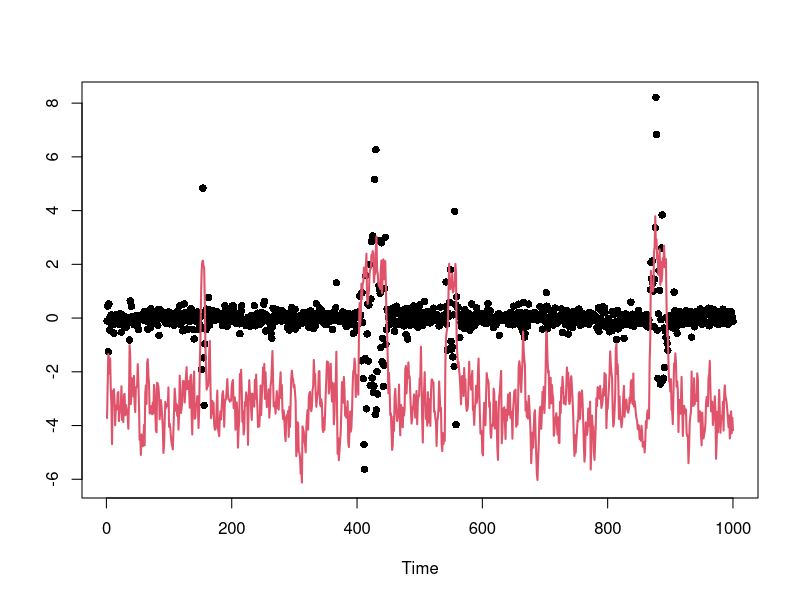
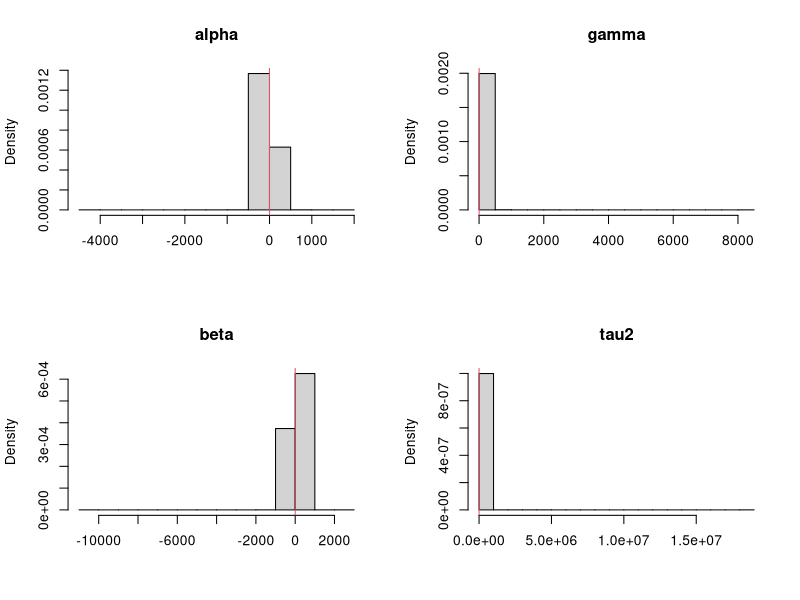

Generate these figures, in order, with R: (Note: this script raises an error after producing the figures.)
library(msm)
svm.pl = function(y,alphas,betas,tau2s,ps,qs,xs,zs){#,b0,B0,c0,d0){
  n      = length(y)
  
  N      = length(xs)
  nmix   = 7  
  mu     = matrix(c(-11.40039,-5.24321,-9.83726,1.50746,-0.65098,0.52478,-2.35859),
                  N,nmix,byrow=TRUE)
  sig2   = matrix(c(5.795960,2.613690,5.179500,0.167350,0.640090,0.340230,1.262610),
                  N,nmix,byrow=TRUE)
  q      = matrix(c(0.007300,0.105560,0.000020,0.043950,0.340010,0.245660,0.257500),
                  N,nmix,byrow=TRUE) 

  quants = array(0,c(n,8,3))
  z      = log(y^2)
#   z = y
  s      = matrix(0,N,15)
  zmean=rep(0,n)
  
  s[,1] = 1/B0[1]
  s[,2] = 0
  s[,3] = 0
  s[,4] = 1/B0[2]
  s[,5] = 0
  s[,6] = 1/B0[2]
  s[,7] = s[,1]*b0[1]+s[,2]*b0[2]+s[,3]*b0[3]
  s[,8] = s[,2]*b0[1]+s[,4]*b0[2]+s[,5]*b0[3]
  s[,9] = s[,3]*b0[1]+s[,5]*b0[2]+s[,6]*b0[3]
  s[,10] = c0
  s[,11] = d0
  s[,12] = 0
  s[,13] = 0
  s[,14] = 0
  s[,15] = 0
  blk.A = s[,4]*s[,6] - s[,5]^2
  blk.B = -(s[,2]*s[,6]-s[,3]*s[,5])
  blk.C = s[,2]*s[,5]-s[,3]*s[,5]
  #   blk.D = blk.B
  blk.E = s[,1]*s[,6]-s[,3]^2
  blk.F = -(s[,3]*s[,5]-s[,2]*s[,3])
  #   blk.G = blk.C
  #   blk.H = blk.F
  blk.I  = s[,1]*s[,4]-s[,2]^2
  
  m    = s[,1]*blk.A + s[,2] * blk.B + s[,3] * blk.C
  b1   = (s[,7]*blk.A + s[,8] * blk.B + s[,9] * blk.C)/m
  b2   = (s[,7]*blk.B + s[,8] * blk.E + s[,9] * blk.F)/m
  b3   = (s[,7]*blk.C + s[,8] * blk.F + s[,9] * blk.I)/m
  
  for (t in 1:n){
    #print(t)
    mus1    = matrix(alphas+gammas+betas*xs,N,nmix)
    mus    = matrix(alphas+betas*xs,N,nmix)
    #     print(mus[1,])
    #     scan(n=1)
#     probs  = q*dnorm(z[t],mus+mu,sqrt(sig2+tau2s))
    probs = q*(dnorm(z[t],mus1+mu,sqrt(sig2+tau2s))*(qs*zs+(1-zs)*(1-ps)) + dnorm(z[t],mus+mu,sqrt(sig2+tau2s))*((1-zs)*ps+zs*(1-qs)))
    
    weight = apply(probs,1,sum)
    k      = sample(1:N,size=N,replace=TRUE,prob=weight)
    #     print(probs[1,])
    #     scan(n=1)
    
    xs1    = xs[k]
    zs1    = zs[k]
    probs  = probs[k,]
    mus    = mus[k,]
    mus1   = mus1[k,]
    alphas = alphas[k]
    gammas = gammas[k]
    betas  = betas[k]
    tau2s  = tau2s[k]
    ps = ps[k]
    qs = qs[k]
    so     = s[k,]
    b1o  = b1[k]
    b2o  = b2[k]    
    b3o  = b3[k]
    
    
    zero.index = zs1 == 0
    one.index = zs1 == 1
    ll = sum(zero.index)
    #     zs = zz[t+1,]
    pp = q*dnorm(z[t],mus+mu,sqrt(sig2+tau2s))*((1-zs)*ps+zs*(1-qs))
    qq = q*dnorm(z[t],mus1+mu,sqrt(sig2+tau2s))*(qs*zs+(1-zs)*(1-ps))
    den = q*(dnorm(z[t],mus1+mu,sqrt(sig2+tau2s))*(qs*zs+(1-zs)*(1-ps)) + dnorm(z[t],mus+mu,sqrt(sig2+tau2s))*((1-zs)*ps+zs*(1-qs)))
    ppp = apply(pp/den,1,sum)
    qqq = apply(qq/den,1,sum)
    zs[zero.index]     = rbinom(ll,1,1-ppp[zero.index])
    zs[one.index]      = rbinom(N-ll,1,qqq[one.index])
    
    
    tau2ss = matrix(tau2s,N,nmix)
    vars   = 1/(1/sig2+1/tau2ss)
    sds    = sqrt(vars)
    means  = vars*((z[t]-mu)/sig2 + (alphas+gammas*zs+betas*xs)/tau2ss)
    for (i in 1:N){
      comp  = sample(1:nmix,size=1,prob=probs[i,])
      xs[i] = rnorm(1,means[i,comp],sds[i,comp])
    }
    

    
    s[,1]  = so[,1] + 1
    s[,2]  = so[,2] + zs1
    s[,3]  = so[,3] + xs1
    s[,4]  = so[,4] + zs1^2
    s[,5]  = so[,5] + zs1*xs1
    s[,6]  = so[,6] + xs1^2
    s[,7]  = so[,7] + xs
    s[,8]  = so[,8] + xs*zs1
    s[,9]  = so[,9] + xs*xs1
    s[,10]  = so[,10] + 1
    
    s[zero.index,12] = so[zero.index,12]+zs1[zero.index]-zs[zero.index]+1
    s[zero.index,13] = so[zero.index,13]+zs[zero.index]
    s[one.index,14] = so[one.index,14]+zs1[one.index]-zs[one.index]
    s[one.index,15] = so[one.index,15]+zs[one.index]-zs1[one.index]+1
    
    blk.A = s[,4]*s[,6] - s[,5]^2
    blk.B = -(s[,2]*s[,6]-s[,3]*s[,5])
    blk.C = s[,2]*s[,5]-s[,3]*s[,4]
    #   blk.D = blk.B
    blk.E = s[,1]*s[,6]-s[,3]^2
    blk.F = -(s[,1]*s[,5]-s[,2]*s[,3])
    #   blk.G = blk.C
    #   blk.H = blk.F
    blk.I  = s[,1]*s[,4]-s[,2]^2
      
    
    # determinant of Binv matrix
    m    = s[,1]*blk.A + s[,2] * blk.B + s[,3] * blk.C
    
    # b_{t} =  inv(Binv_{t}) x (Binv_{t-1} * b_{t-1})     
    b1   = (s[,7]*blk.A + s[,8] * blk.B + s[,9] * blk.C)/m
    b2   = (s[,7]*blk.B + s[,8] * blk.E + s[,9] * blk.F)/m
    b3   = (s[,7]*blk.C + s[,8] * blk.F + s[,9] * blk.I)/m
    
    s[,11]  = so[,11] + (xs-b1-b2*zs1-b3*xs1)*xs + (b1o-b1)*so[,7]+(b2o-b2)*so[,8]+(b3o-b3)*so[,9]

    tau2s  = 1/rgamma(N,s[,10]/2,s[,11]/2)
    std    = sqrt(tau2s/m)
    
    norm   = cbind(rnorm(N,0,std),rnorm(N,0,std),rnorm(N,0,std))
    
    # cholesky decomposition of B, thus inv(Binv)    
    L11 = sqrt(blk.A)
    L21 = blk.B/L11
    L31 = blk.C/L11
  
    L22 = sqrt(blk.E - L21^2)
    L32 = (blk.F-L31*L21)/L22

    L33 = sqrt(blk.I - L31^2 - L32^2)
    
    alphas = b1 + L11*norm[,1]
    gammas = b2 + L21*norm[,1]+L22*norm[,2]
    #     gamma.mean = b2[b2>0]
    
    #     gammas = rtnorm(N,mean=b2,lower=0)
    betas  = b3 + L31*norm[,1] + L32 * norm[,2] + L33 * norm[,3]
    
        gamma.mean = b2 - 1/s[,4]*(s[,2]*(alphas-b1)+s[,5]*(betas-b3))
        gammas = rtnorm(N,gamma.mean,sd = sqrt(tau2s/s[,4]),lower=0)
    
    ps = rbeta(N,s[,12]+1,s[,13]+1)
    qs = rbeta(N,s[,15]+1,s[,14]+1)
    
    # Storing quantiles
    quants[t,1,] = quantile(alphas,c(0.025,0.5,0.975))
    quants[t,2,] = quantile(gammas,c(0.025,0.5,0.975))
    quants[t,3,] = quantile(betas,c(0.025,0.5,0.975))  
    quants[t,4,] = quantile(tau2s,c(0.025,0.5,0.975))  
    quants[t,5,] = quantile(ps,c(0.025,0.5,0.975))  
    quants[t,6,] = quantile(qs,c(0.025,0.5,0.975))  
    quants[t,7,] = quantile(zs,c(0.025,0.5,0.975))
    quants[t,8,] = quantile(exp(xs/2),c(0.025,0.5,0.975))
    zmean[t] =  mean(zs)
  }
  return(list(quants=quants,zmean=zmean))
}
PL = function(y,alphas,betas,tau2s,ps,qs,xs,zs){
  n      = length(y)
  N      = length(xs)
  quants = array(0,c(n,7,3))
  
  
  
#   zz = matrix(zs,n,N)
  s  = matrix(0,N,15)
  # matrix Binv looks like
  # | s1   s2    s3 |
  # | s2   s4    s5 |
  # | s3   s5    s6 |
  
  s[,1] = 1/B0[1]
  s[,2] = 0
  s[,3] = 0
  s[,4] = 1/B0[2]
  s[,5] = 0
  s[,6] = 1/B0[2]
  s[,7] = s[,1]*b0[1]+s[,2]*b0[2]+s[,3]*b0[3]
  s[,8] = s[,2]*b0[1]+s[,4]*b0[2]+s[,5]*b0[3]
  s[,9] = s[,3]*b0[1]+s[,5]*b0[2]+s[,6]*b0[3]
  s[,10] = c0
  s[,11] = d0
  s[,12] = 1
  s[,13] = 1
  s[,14] = 1
  s[,15] = 1
  
  blk.A = s[,4]*s[,6] - s[,5]^2
  blk.B = -(s[,2]*s[,6]-s[,3]*s[,5])
  blk.C = s[,2]*s[,5]-s[,3]*s[,5]
#   blk.D = blk.B
  blk.E = s[,1]*s[,6]-s[,3]^2
  blk.F = -(s[,3]*s[,5]-s[,2]*s[,3])
#   blk.G = blk.C
#   blk.H = blk.F
  blk.I  = s[,1]*s[,4]-s[,2]^2

  m    = s[,1]*blk.A + s[,2] * blk.B + s[,3] * blk.C
  b1   = (s[,7]*blk.A + s[,8] * blk.B + s[,9] * blk.C)/m
  b2   = (s[,7]*blk.B + s[,8] * blk.E + s[,9] * blk.F)/m
  b3   = (s[,7]*blk.C + s[,8] * blk.F + s[,9] * blk.I)/m
  

  for (t in 1:n){
#     zs = zz[t,]
    # Resampling
    mus    = alphas+gammas+betas*xs
    stdevs = exp(mus/2)
    stdevs1 = exp((alphas+betas*xs)/2)
    weight = dnorm(y[t],0,stdevs)*(qs+(1-zs)*(1-ps)) + dnorm(y[t],0,stdevs1)*((1-zs)*ps+zs*(1-qs))
#     weight = dnorm(y[t],0,stdevs)
    k      = sample(1:N,size=N,replace=T,prob=weight)
    alphas = alphas[k]
    betas  = betas[k]
    tau2s  = tau2s[k]
    gammas = gammas[k]
    ps = ps[k]
    qs = qs[k]
    
    mus    = mus[k]
    xs1    = xs[k]
    zs1    = zs[k]
    sig2s = exp(xs1)
    # Propagating
    vars   = 1/(1/sig2s+1/tau2s)
    sds    = sqrt(vars)
    means  =  vars*(mus/tau2s +y[t]/sig2s)
    zero.index = zs1 == 0
    one.index = zs1 == 1
    ll = sum(zero.index)
    #     zs = zz[t+1,]
    zs[zero.index]     = rbinom(ll,1,1-ps[zero.index])
    zs[one.index]      = rbinom(N-ll,1,qs[one.index])
#     mus    = alphas+gammas*zs+betas*xs1
    xs     = rnorm(N,means,sds)
    xs = alphas+betas*xs + gammas*zs + rnorm(N,0,sqrt(tau2s))

#     print(zs)
#     print(qs)
#     print(ps)
    so     = s[k,]
#     print(s[,12:15])
#     print(so[,12:15])
#     print(k)
#     scan(n=1)
    b1o  = b1[k]
    b2o  = b2[k] 
    b3o  = b3[k]
    # Updating sufficient stats
    s[,1]  = so[,1] + 1
    s[,2]  = so[,2] + zs1
    s[,3]  = so[,3] + xs1
    s[,4]  = so[,4] + zs1^2
    s[,5]  = so[,5] + zs1*xs1
    s[,6]  = so[,6] + xs1^2
    s[,7]  = so[,7] + xs
    s[,8]  = so[,8] + xs*zs1
    s[,9]  = so[,9] + xs*xs1
    s[,10]  = so[,10] + 1
    
    s[zero.index,12] = so[zero.index,12]+zs1[zero.index]-zs[zero.index]+1
    s[zero.index,13] = so[zero.index,13]+zs[zero.index]
    s[one.index,14] = so[one.index,14]+zs1[one.index]-zs[one.index]
    s[one.index,15] = so[one.index,15]+zs[one.index]-zs1[one.index]+1
#     
#     print(s[,12:15])
#     print(zs1)
#     print(zs)
#     print(zs1[zero.index]-zs[zero.index]+1)
#     print(zs[zero.index])
#     print(zs1[one.index]-zs[one.index])
#     print(zs[one.index]-zs1[one.index]+1)
#     scan(n=1)
    blk.A = s[,4]*s[,6] - s[,5]^2
    blk.B = -(s[,2]*s[,6]-s[,3]*s[,5])
    blk.C = s[,2]*s[,5]-s[,3]*s[,4]
    #   blk.D = blk.B
    blk.E = s[,1]*s[,6]-s[,3]^2
    blk.F = -(s[,1]*s[,5]-s[,2]*s[,3])
    #   blk.G = blk.C
    #   blk.H = blk.F
    blk.I  = s[,1]*s[,4]-s[,2]^2
    
    
#     ti = scan(n=1)
#     print(s[ti,])
    
    
    # determinant of Binv matrix
    m    = s[,1]*blk.A + s[,2] * blk.B + s[,3] * blk.C
    
#     AA = matrix(c(s[ti,1],s[ti,2],s[ti,3],s[ti,2],s[ti,4],s[ti,5],s[ti,3],s[ti,5],s[ti,6]),3,3)
#     
#     print(solve(AA))
#     print(AA)
#     print(matrix(c(blk.A[ti],blk.B[ti],blk.C[ti], blk.B[ti],blk.E[ti], blk.F[ti], blk.C[ti], blk.F[ti], blk.I[ti]),3,3)/m[ti])
#      print(c(blk.A[1]/m[1],blk.B[1]/m[1],blk.C[1]/m[1]))
#      print(solve(AA))
    # b_{t} =  inv(Binv_{t}) x (Binv_{t-1} * b_{t-1})     
    b1   = (s[,7]*blk.A + s[,8] * blk.B + s[,9] * blk.C)/m
    b2   = (s[,7]*blk.B + s[,8] * blk.E + s[,9] * blk.F)/m
    b3   = (s[,7]*blk.C + s[,8] * blk.F + s[,9] * blk.I)/m
#

#     print('b2')
#     print((s[,7]*blk.B)[ti])
# print((blk.F)[ti])
# print((s[,9])[ti])
#     print(m[ti])
#     print(b2[ti])
#     F.new = rbind(1,zs1[ti],xs1[ti])
#     C.old = diag(B0,3)
#     Q = 1
# #     print(zs1[ti])
#     D1 = t(F.new) %*% C.old%*% F.new + Q 
#       
#       
#       #       C0 = diag(B0,2)
#       #       print( C0 %*%F.new[,j]  %*% solve(D1) %*% (xs[1]-t(F.new[,j])%*%b0))
#       CF = C.old %*% F.new
# #       
#       D.new = t(F.new)  %*% CF +Q
#       D.inv = solve(D.new)
# #       print(D.inv)
#     
#       m.old = b0
# #       print(D.new)
# #       print(CF %*% D.inv %*% (xs[j]-t(F.new[,j]) %*% m.old[j,]))
# #       m.old = m.old + CF %*% D.inv %*% (xs[1]-t(F.new) %*% m.old)
# #     print(D.inv %*% (xs[3]-t(F.new) %*% m.old))
#     
#       C.old = C.old - CF %*% D.inv  %*% t(F.new) %*% C.old
#       d0 = d0 + t(xs[ti]-t(F.new)%*% m.old)%*% D.inv %*% (xs[ti]-t(F.new) %*% m.old)
#     m.old = m.old + CF %*% D.inv %*% (xs[ti]-t(F.new) %*% m.old)
#     print(d0)
#     print(C.old)
#     print(chol(C.old))
#     print(m.old)
#     print(c(b1[ti],b2[ti],b3[ti]))
#     print(F.new)
#     print(m.old)
#     print(c(b1o[3],b2o[3],b3o[3]))
#     print(c(zs1[3],xs1[3]))
#     print(((xs-b1-b2*zs1-b3*xs1)*xs+(b1o-b1)*so[,7]+(b2o-b2)*so[,8]+(b3o-b3)*so[,9])[3])
#       print(m.old)
#     print(c(b1[1],b2[1],b3[1]))
#     scan(n=1)
#     
    #print(xs)
    s[,11]  = so[,11] + (xs-b1-b2*zs1-b3*xs1)*xs + (b1o-b1)*so[,7]+(b2o-b2)*so[,8]+(b3o-b3)*so[,9]
#     print(s[ti,11])
    tau2s  = 1/rgamma(N,s[,10]/2,s[,11]/2)
    std    = sqrt(tau2s/m)
    
    norm   = cbind(rnorm(N,0,std),rnorm(N,0,std),rnorm(N,0,std))
    
    # cholesky decomposition of B, thus inv(Binv)
    
    L11 = sqrt(blk.A)
#     print(L11[ti])
    L21 = blk.B/L11
#     print(L21[ti])
    L31 = blk.C/L11
#     print(L31[ti])
    
    L22 = sqrt(blk.E - L21^2)
#     print(L22[ti])
    L32 = (blk.F-L31*L21)/L22
#     print(L32[ti])
    L33 = sqrt(blk.I - L31^2 - L32^2)
#     print(L33[ti]))
    
    alphas = b1 + L11*norm[,1]
    gammas = b2 + L21*norm[,1]+L22*norm[,2]
#     gamma.mean = b2[b2>0]
    
#     gammas = rtnorm(N,mean=b2,lower=0)
    betas  = b3 + L31*norm[,1] + L32 * norm[,2] + L33 * norm[,3]
    
#     gamma.mean = b2 - 1/s[,4]*(s[,2]*(alphas-b1)+s[,5]*(betas-b3))
#     gammas = rtnorm(N,gamma.mean,sd = sqrt(tau2s/s[,4]),lower=0)
    
    ps = rbeta(N,s[,12]+1,s[,13]+1)
    qs = rbeta(N,s[,15]+1,s[,14]+1)
    # Storing quantiles
    quants[t,1,] = quantile(alphas,c(0.025,0.5,0.975))
    quants[t,2,] = quantile(gammas,c(0.025,0.5,0.975))
    quants[t,3,] = quantile(betas,c(0.025,0.5,0.975))  
    quants[t,4,] = quantile(tau2s,c(0.025,0.5,0.975))  
    quants[t,5,] = quantile(ps,c(0.025,0.5,0.975))  
    quants[t,6,] = quantile(qs,c(0.025,0.5,0.975))  
    quants[t,7,] = quantile(zs,c(0.025,0.5,0.975))

  }
  
  return(quants)
}

# Simulated data
# set.seed(98765)
n     =  1000
alpha =  -1
gamma = 1.5
beta  =  0.7
tau2  =  .4
sig2  =  1.0
tau   = sqrt(tau2)
p0 = .99
q0 = .985

x     = rep(alpha/(1-beta),n+1)
S = rep(0,n+1)
S[1] = rbinom(1,1,p0/(1-q0)/100)
true  = c(alpha,gamma,beta,tau2,p0,q0)
names = c("alpha","gamma","beta","tau2","p","q")


for (t in 2:(n+1))
  {
  if (S[t-1] == 0)
    S[t] = rbinom(1,1,1-p0)
  if (S[t-1] == 1)
    S[t] = rbinom(1,1,q0)

  x[t] = alpha+gamma*S[t]+beta*x[t-1]+tau*rnorm(1)}
x = x[2:(n+1)]
y = rnorm(n,0,exp(x/2))
# print(S)
par(mfrow=c(1,1))
plot(y,ylim=range(x,y),xlab="Time",ylab="",main="",pch=16)
lines(x,col=2,lwd=2)

# data = read.csv('OILPRICE.csv')
# prices = data[,2]
# n = length(prices)
# returns = diff(prices)/prices[1:(n-1)]
# logreturns = log(prices[2:n]/prices[1:(n-1)])[300:(n-1)]
# n = length(logreturns)
# y = returns[300:n]+rnorm(n-299,0,.00001)
# Prior hyperparameters
# ---------------------
m0    = 0.0


C0 = 10
c0    = 1
d0    = 1
tau20 = tau2
b0    = c(alpha,gamma,beta)
B0    = c(1,1,1)/tau20
sC0   = sqrt(C0)
sB0   = sqrt(B0)

# ONE LONG PL FILTER
# ------------------
# set.seed(246521)
N      = 10000
xs     = rnorm(N,m0,sC0)
zs = rbinom(N,1,.5)
tau2s  = 1/rgamma(N,c0/2,d0/2)
taus   = sqrt(tau2s)
alphas = rnorm(N,b0[1],taus*sB0[1])
gammas = rtnorm(N,b0[2],taus*sB0[2],lower=0)
betas  = rnorm(N,b0[3],taus*sB0[3])
ps  = rbeta(N,1,1)
qs = rbeta(N,1,1)
pars   = cbind(alphas,gammas,betas,tau2s,ps,qs)
par(mfrow=c(2,2))
for (i in 1:4){
  hist(pars[,i],prob=TRUE,xlab="",main=names[i])
  abline(v=true[i],col=2)
}
print(date())
# plm    = PL(y,alphas,betas,tau2s,ps,qs,xs,zs)
out   = svm.pl(y,alphas,betas,tau2s,ps,qs,xs,zs)
plm = out$quants

print(date())
cols = c(grey(0.5),1,grey(0.5))
ind  = 20:length(y)
n1   = length(ind)
par(mfrow=c(3,2))
for (i in 1:6){
  ts.plot(plm[ind,i,],xlab="",ylab="",main=names[i],col=cols,ylim=range(plm[ind,i,]))
  abline(h=true[i],lty=2)
}


# par(mfrow=c(1,1))
# ts.plot(cbind(2*plm[,8,2],-2*plm[,8,2]))
# lines(returns*100,col='red')

# ts.plot(out$zmean)
# par(mfrow=c(1,1))
# ts.plot(plm[,7,2],xlab="",ylab="",main="states",col=1,ylim=c(-1,2),lwd=2)
# points(S[2:(n+1)],col='red',ylim=c(-1,2),lwd=1)


# Particle filters
# ----------------
# set.seed(246521)
# N    = 1000
# nsim = 100
# a    = 0.95
# qs   = array(0,c(nsim,n,4,3))
# for (s in 1:nsim){
#   print(s)
#   xs         = rnorm(N,m0,sC0)
#   tau2s      = 1/rgamma(N,c0/2,d0/2)
#   taus       = sqrt(tau2s)
#   alphas     = rnorm(N,b0[1],taus*sB0[1])
#   betas      = rnorm(N,b0[2],taus*sB0[2])
# #   qs[1,s,,,] = LW(y,alphas,betas,tau2s,sig2s,xs,a)
# #   qs[2,s,,,] = Storvik(y,alphas,betas,tau2s,sig2s,xs)
#   qs[s,,,] = PL(y,alphas,betas,tau2s,xs) 
# }
# 
# 
# 
# cols = c(grey(0.5),1,grey(0.5))
# ind  = 10:n
# n1   = length(ind)
# par(mfrow=c(2,2))
# for (i in 1:4){
#   ts.plot(qs[50,,i,],xlab="",ylab="",main=names[i],col=cols,ylim=range(plm[ind,i,]))
#   abline(h=true[i],lty=2)
# }
# 
# 
# # Mean square error
# quants = c("2.5th","50th","97.5th")
# filter = "PL"
# mse    = array(0,c(n1,4,3))
#   for (k in 1:3) 
#     for (i in 1:nsim) 
#       mse[,k,]=mse[,k,]+(qs[i,ind,k,]-plm[ind,k,])^2
# sq.mse = sqrt(mse/nsim)  
# 
# 
# cols = c(grey(0.75),grey(0.5),grey(0.75))
# #cols = c(3,2,5)
# par(mfrow=c(3,1))
# for (k in 1:3){
#   L = min(qs[,ind,k,])
#   U = max(qs[,ind,k,])
# 
#     plot(qs[1,,k,1],ylab=names[k],xlab="Time",main=filter,ylim=c(L,U),type="l",col=cols[1])
#     for (i in c(1,3,2)) for (j in 1:nsim) lines(qs[j,,k,i],col=cols[i])
#     for (i in c(1,3,2)) lines(plm[,k,i],lwd=1,col=1)  
#   
# }  
# 
# 
# 
# cols = c(grey(0.3),gray(0.5),grey(0.7))
# U    = c(0.275,0.175,0.45,1.25)
# par(mfrow=c(2,2))
# for (i in 1:3){
#   boxplot(sq.mse[1,,i,1],sq.mse[2,,i,1],sq.mse[3,,i,1],
#           sq.mse[1,,i,2],sq.mse[2,,i,2],sq.mse[3,,i,2],
#           sq.mse[1,,i,3],sq.mse[2,,i,3],sq.mse[3,,i,3],
#           outline=FALSE,ylab="Root MSE",xlab="Percentile",axes=FALSE,col=cols,ylim=c(0,U[i]))
#   axis(2);axis(1,at=c(2,5,8),lab=quants);box()
#   abline(v=3.5)
#   abline(v=6.5)
#   title(names[i])
# }
# #legend(0.5,1.2,legend=filters,col=cols,cex=1.25,lwd=c(4,4,4),lty=c(1,1,1),bty="n")
# 
# 





################ ETC
# 
# for (j in 1:N){
#   D1 = F.new[,j] %*% C.old[j,,]%*% F.new[,j] + Q 
#   
#   print(D1)
#   #       C0 = diag(B0,2)
#   #       print( C0 %*%F.new[,j]  %*% solve(D1) %*% (xs[1]-t(F.new[,j])%*%b0))
#   CF = C.old[j,,] %*% F.new[,j]
#   
#   D.new = t(F.new[,j])  %*% CF +Q
#   D.inv = solve(D.new)
#   print(D.new)
#   print(CF %*% D.inv %*% (xs[j]-t(F.new[,j]) %*% m.old[j,]))
#   m.old[j,] = m.old[j,] + CF %*% D.inv %*% (xs[j]-t(F.new[,j]) %*% m.old[j,])
#   C.old[j,,] = C.old[j,,] - CF %*% D.inv  %*% t(F.new[,j]) %*% C.old[j,,]
#   print(m.old[1,])
#   print(b1[1])
#   print(b2[1])
#   scan(n=1)
# }
